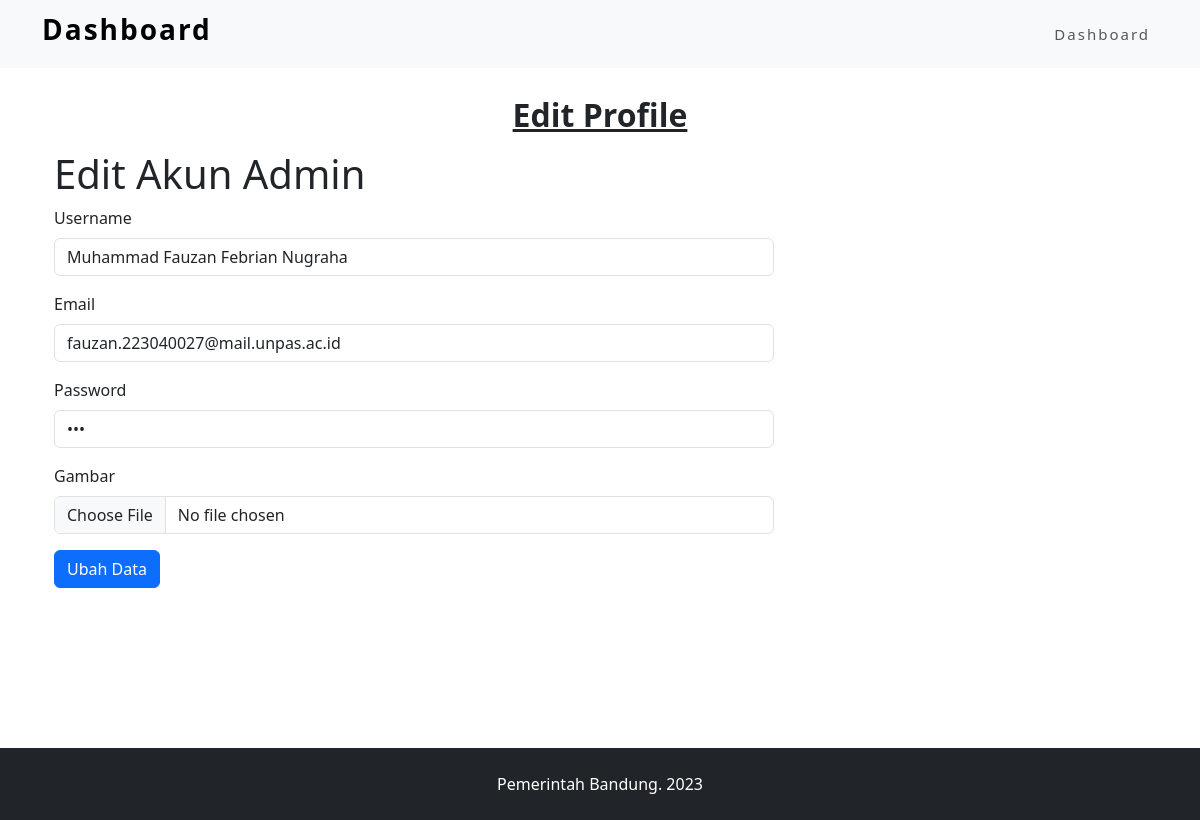
The page /ubah.php?id=13 on the database its author committed.
### tables this page shows
CREATE TABLE `tb_logreg` (
  `id` int NOT NULL,
  `username` varchar(50) NOT NULL,
  `email` varchar(50) NOT NULL,
  `password` varchar(15) NOT NULL,
  `gambar` varchar(50) NOT NULL
);

### ubah.php (called while the page is built, shortened)
<?php
require('function.php');
$id = $_GET['id'];
$admin = query("SELECT * FROM tb_logreg WHERE id = $id")[0];
require('views/ubah.view.php');

### function.php (called while the page is built, shortened)
<?php
function koneksi() {
    $conn = mysqli_connect('localhost', 'root', '', 'pemerintah bandung') or die('DATABASE ERROR');
    return $conn;
}
function query($query) {
    $conn = koneksi();
    $result = mysqli_query($conn, $query) or die(mysqli_error($conn));
    $rows = [];
    while($row = mysqli_fetch_assoc($result)) {
        $rows[] = $row;
    }
    return $rows;
}
?>

### views/ubah.view.php (the view, shortened to what this page needs)
<!DOCTYPE html>
<html lang="en">
  <head>
    <link href="css/bootstrap/bootstrap.min.css" rel="stylesheet" />
    <link rel="stylesheet" href="css/style.css" />
  </head>
  <body>
    <nav class="navbar navbar-expand-lg navbar-light bg-light fixed-top">
      <div class="container">
        <a class="navbar-brand" href="#">
          <h3><b>Dashboard</b></h3>
        </a>
        <div class="collapse navbar-collapse" id="navbarSupportedContent">
            <ul class="navbar-nav ms-auto mb-2 mb-lg-0">
                <li class="nav-item">
                    <a class="nav-link" href="admin/dashboard.admin.php">Dashboard</a>
                </li>
            </ul>
        </div>
      </div>
    </nav>
    <section id="edit-profile" style="padding-bottom: 10em;">
      <div class="container">
        <div class="col text-center" style="padding-top: 6em; text-decoration: underline;">
          <h2><b>Edit Profile</b></h2>
        </div>
        <div class="container mt-3">
            <h1>Edit Akun Admin</h1>
            <div class="row">
                <div class="col-md-8">
                <form action="" method="post">
                    <div class="mb-3">
                      <label for="username" class="form-label text-dark">Username</label>
                      <input type="text" class="form-control" name="username" id="username" value="<?= $admin['username'];  ?>">
                    </div>
                    <div class="mb-3">
                      <label for="email" class="form-label text-dark">Email</label>
                      <input type="text" class="form-control" name="email" id="email" value="<?= $admin['email'];  ?>">
                    </div>
                    <div class="mb-3">
                      <label for="password" class="form-label text-dark">Password</label>
                      <input type="password" class="form-control" name="password" id="password" value="<?= $admin['password'];  ?>">
                    </div>
                    <div class="mb-3">
                      <label for="gambar" class="form-label text-dark">Gambar</label>
                      <input type="file" class="form-control" name="gambar" id="gambar" value="<?= $admin['gambar'];  ?>">
                    </div>
                    <button class="btn btn-primary" type="submit" name="ubah">Ubah Data</button>
                </form>
                </div>
            </div>
        </div>
      </div>
    </section>
    <footer class="bg-dark p-2 text-center">
      <div class="container">
        <p class="text-white" style="padding-top: 1em;">Pemerintah Bandung. 2023</p>
      </div>
    </footer>
  </body>
</html>

### css/style.css (style rules this page uses)
header, label, span, a { color: #ececec; }
.navbar-nav a { font-size: 15px; text-decoration: uppercase; font-weight: 500; }
.navbar-light { color: #000000; font-size: 25px; font-weight: 700; letter-spacing: 2px; }

### rows shown on the page
tb_logreg: username "Muhammad Fauzan Febrian Nugraha", email "fauzan.223040027@mail.unpas.ac.id"
